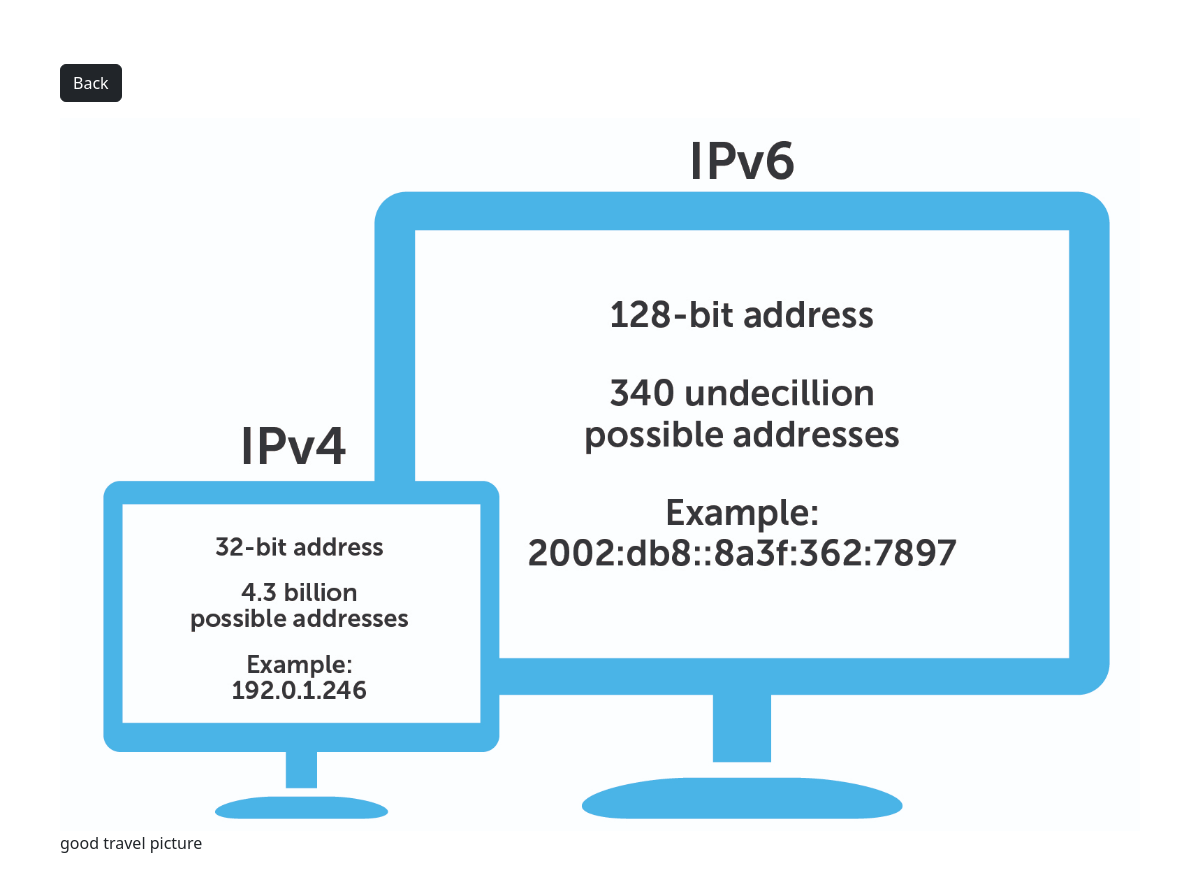
Screenshot of /photo/1/ with the database file from the repository.
### photos/models.py (models this page shows, shortened)
class Photo(models.Model):
    category = models.ForeignKey(Category, on_delete=models.SET_NULL, null=True, related_name='photos')
    photo = models.ImageField(null=False, blank=False, default='default')
    description = models.CharField(max_length=500, null=False, blank=False, default='')

### photos/views.py (the view)
# urls.py: path('photo/<str:pk>/', views.PhotoListView.as_view(), name='photo'),
class PhotoListView(TemplateView):
    template_name = 'photos/photo.html'
    def get_context_data(self, **kwargs):
        context = super().get_context_data(**kwargs)
        photo_id = self.kwargs.get('pk')
        context['photo'] = Photo.objects.get(id=photo_id)
        return context

### photos/templates/photos/photo.html (shortened to what this page needs)
<!DOCTYPE html>
<html lang="en">
<head>
    <link href="https://cdn.jsdelivr.net/npm/bootstrap@5.3.3/dist/css/bootstrap.min.css" rel="stylesheet">
</head>
<body class="m-5">
    <div class="container">
        <div class="row justify-content-center">
            <div class="col">
                <a href="{% url 'index' %}" class="btn btn-dark my-3">Back</a>
                <div style="height: 90vh;">
                    <img style="max-width: 100%; max-height: 100%;" src="{{ photo.photo.url }}" alt="">
                    <p>{{ photo.description }}</p>
                </div>
            </div>
        </div>
    </div>
</body>
</html>

### rows the page displays
Photo: photo (picture), description "good travel picture"
